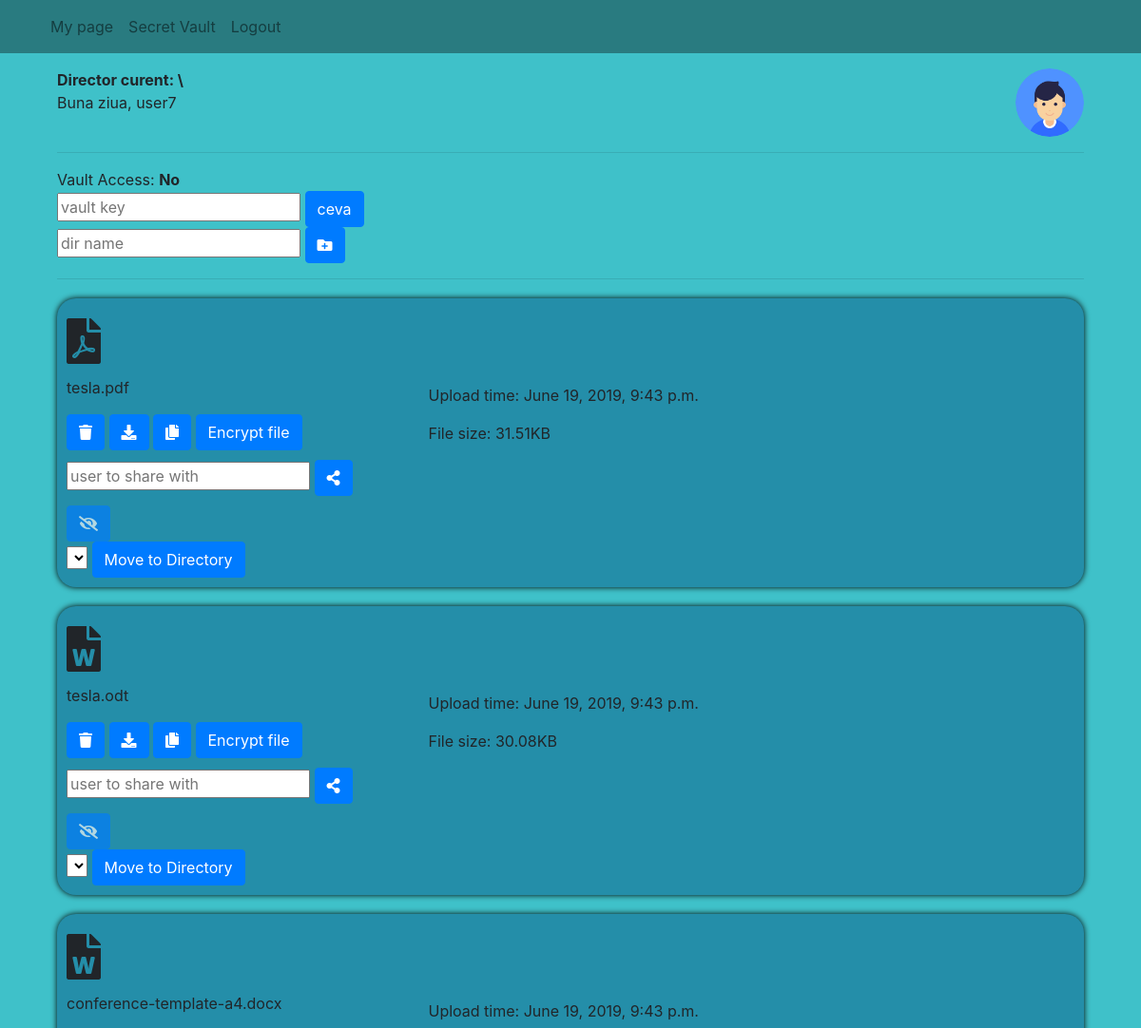
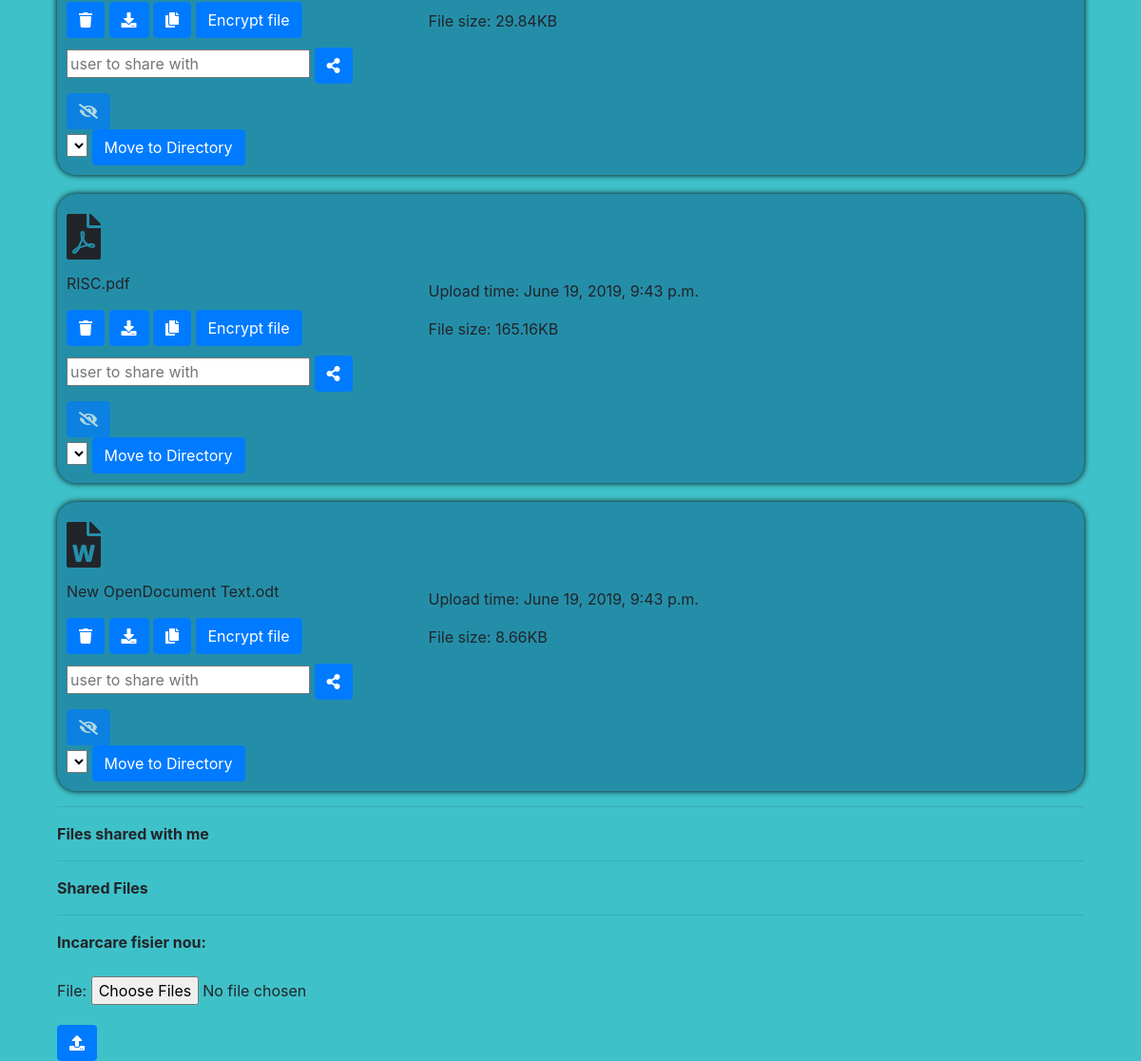
The page /me/folder/ (signed in) on the database its author committed (2 pictures, top to bottom).
### file_upload/models.py (models this page shows)
class File(models.Model):
    owner = models.ForeignKey(User, on_delete=models.CASCADE, related_name='files')
    filename = models.CharField(max_length=256)
    upload_time = models.DateTimeField(default=timezone.now)
    shared = models.BooleanField(default=False)
    encrypted = models.BooleanField(default=False)
    is_directory = models.BooleanField(default=False)
    path = models.CharField(max_length=256, default='')
    file_type = models.CharField(max_length=256)
    size = models.CharField(max_length=32)
    hidden = models.BooleanField(default=False)
    def __str__(self):
        return self.filename

### mypage/views.py (the view, shortened to what this page needs)
# urls.py: re_path(r'folder/(?P<path>.*)', views.MainPage.as_view(), name='main_page'),
class MainPage(LoginRequiredMixin, View):
    login_url = '/user/login/'
    redirect_field_name = 'index.html'
    def get(self, request, path=''):
        upload_form = UploadFileForm()
        files = File.objects.filter(
            owner=request.user,
            path=path,
            hidden=False,
        ).order_by('-is_directory', '-filename')
        directories = files.filter(is_directory=True)
        shared_by_me = request.user.files.filter(shared=True)
        for file in shared_by_me:
            for i in file.instances.all():
                print(i.shared_with)
        shared_with_me = request.user.shared_with.all()
        vault_access = True
        if not check_vault_token(request.session.get('vault'), request.user):
            vault_access = False
            request.session['vault'] = None
        context = {
            'path': path,
            'files': files,
            'directories': directories,
            'upload_form': upload_form,
            'shared_by_me': shared_by_me,
            'shared_with_me': shared_with_me,
            'vault_access': vault_access,
            'default_profile_pic_url': DEFAULT_PROFILE_PIC_URL,
        }
        return render(request, 'page/my_page.html', context=context)

### file_upload/forms.py
class UploadFileForm(forms.Form):
    file = forms.FileField(widget=forms.ClearableFileInput(attrs={'multiple': True}))

### filesonline/utils.py (called while the page is built, shortened)
def check_vault_token(token, user):
    if not token:
        return False

### templates/page/my_page.html (shortened to what this page needs)
{% extends 'user_login/base.html' %}
{% block body_block %}
{% load staticfiles %}
<div id="cont" class="container">
    <div class="top-desc">
      <div class="top-left">
        <strong>Director curent: \{{ path }}</strong>
        <p>Buna ziua, {{ user.username }}</p>
      </div>
      <div class="top-right">
        {% if user.user_profile.user_picture %}
        <img class="profile-pic" src="{{ user.user_profile.user_picture.url }}" alt="Nu o vad">
        {% else %}
        <img class="profile-pic" src="{{ default_profile_pic_url }}" alt="Nu o vad">
        {% endif %}
      </div>
    </div>
    <hr>
    Vault Access:
    {% if vault_access %}
      <strong>Yes</strong>
    {% else %}
      <strong>No</strong>
    {% endif %}
    <form id="enter-vault-form"
          action="{% url 'mypage:enter_vault' %}" method="post">
      <input required type="password" name="vault_key" placeholder="vault key">
      <button class="btn btn-primary" type="submit" form="enter-vault-form">
        ceva
      </button>
    </form>
    <form id="make_dir-{{ file }}"
          action="{% url 'mypage:make_dir' %}" method="post">
      <input required type="text" name="dir" placeholder="dir name">
      <button class="btn btn-primary" type="submit" form="make_dir-{{ file }}">
        <i class="fas fa-folder-plus"></i>
      </button>
    </form>
    <hr>
    {% for file in files %}
    {% if file.is_directory %}
    <div class="dir-div">
      <div class="dir-icon-div">
        <i class="fas fa-folder"></i>
      </div>
      <p>
        {{ file }}
      </p>
      <form class="dispinline" id="change_dir-{{ file }}"
            action="{% url 'mypage:change_dir' %}" method="post">
        {% csrf_token %}
        <input type="hidden" name="dir" value="{{ file }}">
        <input type="hidden" name="path" value="{{ path }}">
        <button class="btn btn-primary" type="submit" form="change_dir-{{ file }}">
          <i class="fas fa-folder-open"></i>
        </button>
      </form>
      <form class="dispinline" id="delete_dir-{{ file }}"
            action="{% url 'mypage:delete_dir' %}" method="post">
        {% csrf_token %}
        <input type="hidden" name="dir" value="{{ file }}">
        <input type="hidden" name="path" value="{{ path }}">
        <button class="btn btn-primary" type="submit" form="delete_dir-{{ file }}">
          <i class="fas fa-trash"></i>
        </button>
      </form>
    </div>
    {% else %}
    <div class="file-div">
      <div class="file-buttons-div">
        <div class="file_icon-div">
          {% if file.file_type == 'audio' %}
          <i class="fas fa-file-audio"></i>
          {% elif file.file_type == 'image' %}
          <i class="fas fa-file-image"></i>
          {% elif file.file_type == 'video' %}
          <i class="fas fa-file-video"></i>
          {% elif file.file_type == 'word' %}
          <i class="fas fa-file-word"></i>
          {% elif file.file_type == 'power' %}
          <i class="fas fa-file-powerpoint"></i>
          {% elif file.file_type == 'pdf' %}
          <i class="fas fa-file-pdf"></i>
          {% elif file.file_type == 'excel' %}
          <i class="fas fa-file-excel"></i>
          {% elif file.file_type == 'code' %}
          <i class="fas fa-file-code"></i>
          {% elif file.file_type == 'archive' %}
          <i class="fas fa-file-archive"></i>
          {% else %}
          <i class="fas fa-file"></i>
          {% endif %}
        </div>
        <p>
          {{ file }}
        </p>
        <form class="dispinline" id="delete-{{ file }}"
              action="{% url 'mypage:delete_file' %}" method="post">
          <button class="btn btn-primary" type="submit" form="delete-{{ file }}">
            <i class="fas fa-trash"></i>
          </button>
        </form>
        <form class="dispinline" id="download-{{ file }}"
              action="{% url 'mypage:download_file' %}" method="post">
          <button class="btn btn-primary" type="submit" form="download-{{ file }}">
            <i class="fas fa-download"></i>
          </button>
        </form>
        <form class="dispinline" id="copy_file-{{ file }}"
              action="{% url 'mypage:copy_file' %}" method="post">
          <button class="btn btn-primary" type="submit" form="copy_file-{{ file }}">
            <i class="fas fa-copy"></i>
          </button>
        </form>
        {% if file.encrypted is False %}
        <form class="dispinline" id="encrypt-{{ file }}"
              action="{% url 'mypage:encrypt_file' %}" method="post">
          <button class="btn btn-primary" type="submit" form="encrypt-{{ file }}">
            Encrypt file
          </button>
        </form>
        {% endif %}
        <form id="share-{{ file }}" class="share-form"
              action="{% url 'mypage:share_file' %}" method="post">
          <input type="text" name="share_with" placeholder="user to share with">
          <button class="btn btn-primary" type="submit" form="share-{{ file }}">
            <i class="fas fa-share-alt"></i>
          </button>
        </form>
        <form id="hide-{{ file }}"
              action="{% url 'mypage:hide_file' %}" method="post">
          {% if vault_access %}
            <button class="btn btn-primary" type="submit" form="hide-{{ file }}">
              <i class="fas fa-eye-slash"></i>
            </button>
          {% else %}
            <button class="btn btn-primary hide-button" disabled data-toggle="tooltip" data-placement="right" title="Vault access required.">
              <i class="fas fa-eye-slash"></i>
            </button>
          {% endif %}
        </form>
        <form class="dispinline" id="move_to_dir-{{ file }}"
              action="{% url 'mypage:move_to_dir' %}" method="post">
          <select name="new_dir" form="move_to_dir-{{ file }}">
          </select>
          <button class="btn btn-primary" type="submit" form="move_to_dir-{{ file }}">
            Move to Directory
          </button>
        </form>
      </div>
      <div class="file-info-div">
        <p>
          Upload time: {{ file.upload_time }}
        </p>
        <p>
          File size: {{ file.size }}
        </p>
      </div>
    </div>
    {% endif %}
    {% endfor %}
    <hr>
    <strong>Files shared with me</strong>
    <hr>
    <strong>Shared Files</strong>
    <hr>
    <strong>Incarcare fisier nou:</strong>
    <br>
    <br>
    <form id="upload-file-form" class="dispinline" method="POST" enctype="multipart/form-data">
      {{ upload_form.as_p }}
    </form>
    <button class="btn btn-primary" type="submit" form="upload-file-form">
      <i class="fas fa-upload"></i>
    </button>
</div>
{% endblock %}

### templates/user_login/base.html (shortened to what this page needs)
<!DOCTYPE html>
{% load staticfiles %}
<html lang="en">
<head>
  <link rel="stylesheet" href="https://stackpath.bootstrapcdn.com/bootstrap/4.3.1/css/bootstrap.min.css"
>
  <link rel="stylesheet" href="https://use.fontawesome.com/releases/v5.8.1/css/all.css"
>
</head>
<body>
<nav id="my-nav" class="navbar navbar-expand-lg navbar-light bg-light">
  <div class="container">
    <ul class="navbar-nav">
      {% if user.is_authenticated %}
      <li class="nav-item"><a class="nav-link" href="{% url 'mypage:main_page' path='' %}">My page</a></li>
      <li class="nav-item"><a class="nav-link" href="{% url 'mypage:vault_page'%}">Secret Vault</a></li>
      <li class="nav-item"><a class="nav-link" href="{% url 'user_login:logout' %}">Logout</a></li>
      {% else %}
      <li class="nav-item"><a class="nav-link" href="{% url 'user_login:register' %}">Register</a></li>
      <li class="nav-item"><a class="nav-link" href="{% url 'user_login:login_user' %}">Login</a></li>
      {% endif %}
    </ul>
  </div>
</nav>
<div class="container">
  {% block body_block %}
  {% endblock %}
</div>
</body>
</html>

### templates/page/my_page.html (style rules this page uses)
body { background-color: #3fc1c9; }
#my-nav { background-color: #297B80 !important; }
.file-div { display: flex; margin-top: 20px; padding: 10px; border-radius: 20px; box-shadow: 0 0 6px black !important; background-color: #248ea9; }
i { display: inline; }
#cont { padding-top: 2vh; }
.dispinline { display: inline !important; }
.file_icon-div { font-size: 3em; }
.file-buttons-div { display: inline !important; }
.file-info-div { display: inline !important; padding: 80px; }
.share-form { margin-top: 10px; margin-bottom: 10px; }
.top-desc { display: flex; }
.top-left { margin-right: auto; display: inline; }
.top-right { display: inline; }
.profile-pic { border-radius: 50%; height: 9vh; width: 9vh; }

### rows shown on the page
File: file_type "pdf" (drawn), filename "tesla.pdf", upload_time "June 19, 2019, 9:43 p.m.", size "31.51KB"
File: file_type "word" (drawn), filename "tesla.odt", upload_time "June 19, 2019, 9:43 p.m.", size "30.08KB"
File: file_type "word" (drawn), filename "conference-template-a4.docx", upload_time "June 19, 2019, 9:43 p.m.", size "29.84KB"
File: file_type "pdf" (drawn), filename "RISC.pdf", upload_time "June 19, 2019, 9:43 p.m.", size "165.16KB"
File: file_type "word" (drawn), filename "New OpenDocument Text.odt", upload_time "June 19, 2019, 9:43 p.m.", size "8.66KB"

### other values the page prints
{{ user.username }} "user7"
